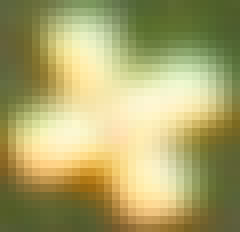
//> input picture Payload/ADLC/SalientDetection/croppedImg/IMG_0494_22.JPG, 30 x 29 px (shown 8 times larger)
$ ./shapeDet   (built with g++ and OpenCV 4)
//> lines starting //> are read from the running program, lines starting //| are printed output that depends on the picture; after the words box and inside, x2 and y2 are one past the last pixel; in counts of white or black regions, pixels touching at a corner belong together
// salient_detection.cpp : Defines the entry point for the console application.

#include "opencv2/core/core.hpp"
#include "opencv2/highgui/highgui.hpp"
#include <iostream>
#include <string>
#include "opencv2/imgproc/imgproc.hpp"
#include <sstream>
#include <vector>
#include <stdio.h>

using namespace std;
using namespace cv;

int imageCounter = 490;
string imgName = "IMG_0494_22.JPG";
Mat letter, shape;


////////////////Functions/////////////////////////////
Mat segmentation(Mat roi);
Mat gradient(Mat src);
Mat CannyThreshold(Mat src, Mat grad);
void findObject(Mat mask, Mat src);
//////////////////////////////////////////////////////


int main() {
	Mat roi, mask;
	roi = imread(imgName);
//> roi is the input picture: 29 rows x 30 cols, CV_8UC3; mean B, G, R 105.4, 164.8, 170.5
	imshow("og image", roi);

		mask = segmentation(roi);
//> in segmentation, `cvtColor(roi, hsl, CV_RGB2HLS);`: hsl: 29 rows x 30 cols, CV_8UC3; mean of channels 0, 1, 2 90.7, 141, 129.2
//> in gradient (call 2), `convertScaleAbs(grad_x, abs_grad_x);`:
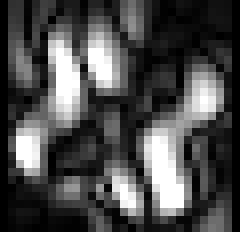
//> abs_grad_x: 29 rows x 30 cols, CV_8UC1 (shown 8 times larger); min 0, max 255, mean 74.9
//> in gradient (call 2), `Sobel(src, grad_y, ddepth, 0, 1, 3, scale, delta, BORDER_DEFAULT);`:
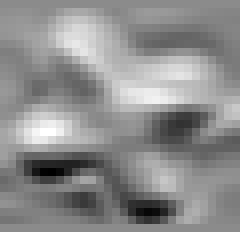
//> grad_y: 29 rows x 30 cols, CV_16SC1 (shown 8 times larger); min -424, max 351, mean 5.4; drawn with min black and max white
//> in gradient (call 2), `convertScaleAbs(grad_y, abs_grad_y);`:
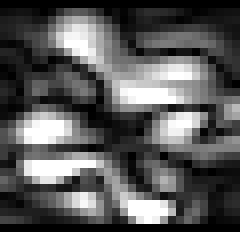
//> abs_grad_y: 29 rows x 30 cols, CV_8UC1 (shown 8 times larger); min 0, max 255, mean 87.6
//> in CannyThreshold, `Canny(detected_edges, detected_edges, lowThreshold, lowThreshold*ratio..`:
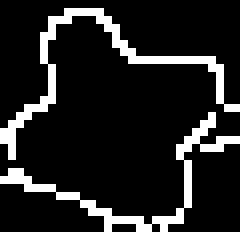
//> detected_edges: 29 rows x 30 cols, CV_8UC1 (shown 8 times larger); 13.2% white in thin lines or dots
//> in CannyThreshold (call 2), `Canny(detected_edges, detected_edges, lowThreshold, lowThreshold*ratio..`: detected_edges: 29 rows x 30 cols, CV_8UC1; 11.3% white in thin lines or dots, all inside (x1, y1, x2, y2) = (2, 2, 28, 27)
//> in segmentation, `grad = (grad | h);`:
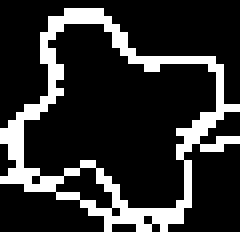
//> grad: 29 rows x 30 cols, CV_8UC1 (shown 8 times larger); 18.9% white in thin lines or dots
		imshow("mask", mask);
		findObject(mask, roi);
		while(1) {
		cvWaitKey(1);	}


}

void findObject(Mat mask, Mat src) {
	Mat threshold_output;
	Mat roi;
	vector<vector<Point> > contours;
	vector<Vec4i> hierarchy;
	char buffer[40];


	/// Find contours
	findContours(mask, contours, RETR_EXTERNAL, CHAIN_APPROX_SIMPLE, Point(0, 0));
//> contours = 1 contour; box (x1, y1, x2, y2) and area: (0, 1, 30, 29) 468
	cout << "contours found" << endl;
	/// Approximate contours to polygons + get bounding rects and circles
	vector<vector<Point> > contours_poly(contours.size());
//> contours_poly = 1 empty contours
	vector<Rect> boundRect(contours.size());
//> boundRect = 1 Rect (x, y, width, height): [0, 0, 0, 0]
	vector<Point2f>center(contours.size());
//> center = 1 Point (x, y): [0, 0]
	vector<float>radius(contours.size());
//> radius = [0]
	//cout << contours.size() << endl;
	for (int i = 0; i < contours.size(); i++)
	{
		cout << contourArea(contours[i]) << endl;
		if (contourArea(contours[i]) < 600)
		{
			approxPolyDP(Mat(contours[i]), contours_poly[i], 3, true);
			boundRect[i] = boundingRect(Mat(contours[i]));
			roi = src(boundRect[i]);

			sprintf(buffer, "croppedImg/IMG_0%d_%d.JPG", imageCounter,i);

			imwrite(buffer, roi);
		}

	}
//> this loop made 1 pass
//| 467.5
//> pass 1, in findObject, `roi = src(boundRect[i]);`:
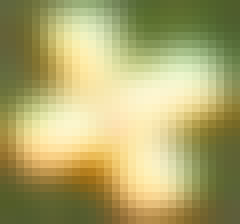
//> roi: 28 rows x 30 cols, CV_8UC3 (shown 8 times larger); mean B, G, R 107.1, 166.8, 173.3
//> after the loop, buffer = "croppedImg/IMG_0490_0.JPG"

	cout << "bounded rectangles" << endl;
	/// Draw polygonal contour + bonding rects + circles
	Mat drawing = Mat::zeros(threshold_output.size(), CV_8UC3);
	for (int i = 0; i < contours.size(); i++)
	{
		//cout << i << endl;
		Scalar color = Scalar(0, 255, 0);
		drawContours(src, contours_poly, i, color, 1, 1, vector<Vec4i>(), 0, Point());
		//rectangle(src, boundRect[i].tl(), boundRect[i].br(), color, 2, 1, 0);
	}
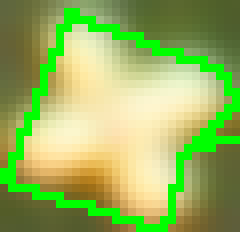
//> src: 29 rows x 30 cols, CV_8UC3 (shown 8 times larger); mean B, G, R 93.6, 179, 149.4
	cout << "rectangles drawn" << endl;
	namedWindow("Contours", CV_WINDOW_NORMAL);
	imshow("Contours", src);
};

Mat segmentation(Mat roi){
	Mat hsl,h,s,l,hg,lg, blkWhte, grad;

	GaussianBlur(roi, roi, Size(3, 3), 0, 0, BORDER_DEFAULT);

	vector<Mat> channels(3);

	cvtColor(roi, hsl, CV_RGB2HLS);
	split(hsl, channels);


	h = channels[1];
	s = channels[0];
	l = channels[2];

	hg = gradient(h);
	lg = gradient(l);

	grad = h + l;

	grad = CannyThreshold(grad,grad);

	h = CannyThreshold(h,h);

	grad = (grad | h);

	return grad;

	namedWindow("salient objects", WINDOW_NORMAL);
	imshow("salient objects", grad);
};

Mat gradient(Mat src) {
	int scale = 1;
	int delta = 0;
	int ddepth = CV_16S;
	Mat grad_x, grad_y;
	Mat abs_grad_x, abs_grad_y, grad, gradh, gradl;

	/// Gradient X
	//Scharr( src_gray, grad_x, ddepth, 1, 0, scale, delta, BORDER_DEFAULT );
	Sobel(src, grad_x, ddepth, 1, 0, 3, scale, delta, BORDER_DEFAULT);
	convertScaleAbs(grad_x, abs_grad_x);

	/// Gradient Y
	//Scharr( src_gray, grad_y, ddepth, 0, 1, scale, delta, BORDER_DEFAULT );
	Sobel(src, grad_y, ddepth, 0, 1, 3, scale, delta, BORDER_DEFAULT);
	convertScaleAbs(grad_y, abs_grad_y);

	/// Total Gradient (approximate)
	addWeighted(abs_grad_x, 0.5, abs_grad_y, 0.5, 0, grad);

	return grad;
};

Mat CannyThreshold(Mat src, Mat grad)
{
	Mat detected_edges;
	int kernel_size = 3;
	int lowThreshold = 70;
	int ratio = 3;
	int morph_elem = 1;
	int morph_size = 2;
	/// Reduce noise with a kernel 3x3
	blur(grad, detected_edges, Size(1, 1));

	/// Canny detector
	Canny(detected_edges, detected_edges, lowThreshold, lowThreshold*ratio, kernel_size);

	Mat element = getStructuringElement(MORPH_RECT,
		Size(2 * 1 + 1, 2 * 1 + 1),
		Point(1, 1));

	// [4 lines of commented-out code are left out]

	return detected_edges;
};
